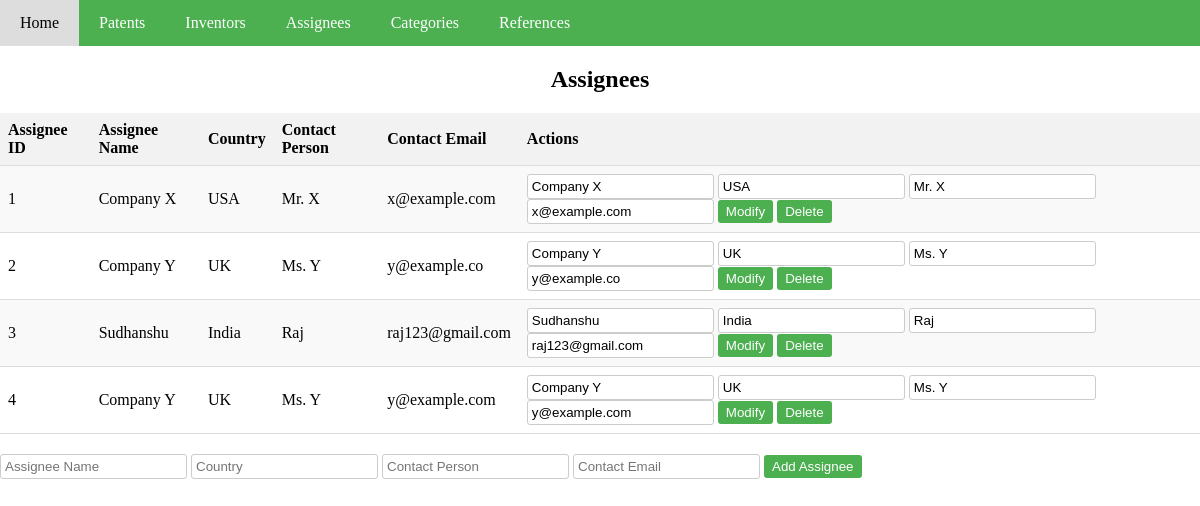
Page /assignees on the committed database.
### app.py (models this page shows)
class Assignee(db.Model):
    AssigneeID = db.Column(db.Integer, primary_key=True)
    AssigneeName = db.Column(db.String(100), nullable=False)
    Country = db.Column(db.String(50), nullable=False)
    ContactPerson = db.Column(db.String(100), nullable=False)
    ContactEmail = db.Column(db.String(100), nullable=False)

### app.py (the view)
@app.route('/assignees')
def assignees():
    return render_template('assignees.html', assignees=Assignee.query.all())

### templates/assignees.html (shortened to what this page needs)
<!DOCTYPE html>
<html lang="en">
<head>
</head>
<body>
    <div class="container">
      <div class="navbar">
        <a href="/">Home</a>
        <a href="/patents">Patents</a>
        <a href="/inventors">Inventors</a>
        <a href="/assignees">Assignees</a>
        <a href="/categories">Categories</a>
        <a href="/references">References</a>
      </div>
    <h2>Assignees</h2>
    <table>
      <tr>
        <th>Assignee ID</th>
        <th>Assignee Name</th>
        <th>Country</th>
        <th>Contact Person</th>
        <th>Contact Email</th>
        <th>Actions</th>
      </tr>
      {% for assignee in assignees %}
      <tr>
        <td>{{ assignee.AssigneeID }}</td>
        <td>{{ assignee.AssigneeName }}</td>
        <td>{{ assignee.Country }}</td>
        <td>{{ assignee.ContactPerson }}</td>
        <td>{{ assignee.ContactEmail }}</td>
        <td>
          <form method="POST" action="/modify_assignee/{{ assignee.AssigneeID }}">
            <input type="text" name="assignee_name" value="{{ assignee.AssigneeName }}">
            <input type="text" name="country" value="{{ assignee.Country }}">
            <input type="text" name="contact_person" value="{{ assignee.ContactPerson }}">
            <input type="text" name="contact_email" value="{{ assignee.ContactEmail }}">
            <button type="submit">Modify</button>
          </form>
          <form method="POST" action="/delete_assignee/{{ assignee.AssigneeID }}">
            <button type="submit">Delete</button>
          </form>
        </td>
      </tr>
      {% endfor %}
    </table>
    <form method="POST" action="/add_assignee">
      <input type="text" name="assignee_name" placeholder="Assignee Name" required>
      <input type="text" name="country" placeholder="Country" required>
      <input type="text" name="contact_person" placeholder="Contact Person" required>
      <input type="text" name="contact_email" placeholder="Contact Email" required>
      <button type="submit">Add Assignee</button>
    </form>
  </div>
</body>
</html>

### templates/assignees.html (style rules this page uses)
.navbar { overflow: hidden; background-color: #4caf50; }
.navbar a { float: left; display: block; color: white; text-align: center; padding: 14px 20px; text-decoration: none; }
body, html { height: 100%; margin: 0; display: flex; justify-content: center; }
.container { width: 95%; }
table { width: 100%; border-collapse: collapse; margin-bottom: 20px; }
th, td { padding: 8px; border-bottom: 1px solid #ddd; text-align: left; }
th { background-color: #f2f2f2; }
tr:nth-child(even) { background-color: #f9f9f9; }
form { display: inline; }
input[type="text"] { padding: 4px; border: 1px solid #ccc; border-radius: 3px; }
button { padding: 4px 8px; background-color: #4caf50; color: white; border: none; border-radius: 3px; cursor: pointer; }
.container { width: 100%; }
h2 { text-align: center; }

### rows in the picture
Assignee: AssigneeID "1", AssigneeName "Company X", Country "USA", ContactPerson "Mr. X", ContactEmail "x@example.com", assignee_name "Company X", country "USA", contact_person "Mr. X", contact_email "x@example.com"
Assignee: AssigneeID "2", AssigneeName "Company Y", Country "UK", ContactPerson "Ms. Y", ContactEmail "y@example.co", assignee_name "Company Y", country "UK", contact_person "Ms. Y", contact_email "y@example.co"
Assignee: AssigneeID "3", AssigneeName "Sudhanshu", Country "India", ContactPerson "Raj", ContactEmail "raj123@gmail.com", assignee_name "Sudhanshu", country "India", contact_person "Raj", contact_email "raj123@gmail.com"
Assignee: AssigneeID "4", AssigneeName "Company Y", Country "UK", ContactPerson "Ms. Y", ContactEmail "y@example.com", assignee_name "Company Y", country "UK", contact_person "Ms. Y", contact_email "y@example.com"
